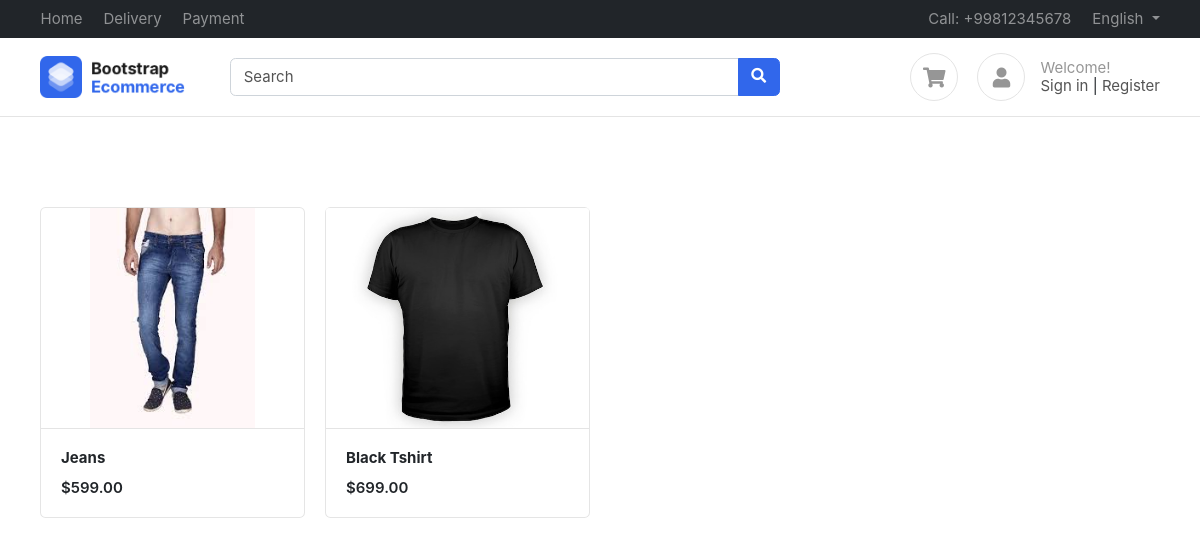
The page / on the database its author committed.
### products/models.py (models this page shows, shortened)
class Product(BaseModel):
    product_name = models.CharField(max_length=100)
    slug = models.SlugField(unique=True,null=True,blank=True)
    price = models.IntegerField()
    category = models.ForeignKey(Category, on_delete=models.CASCADE,related_name="products")
    product_description = models.TextField()
    color = models.ManyToManyField(ColorVariant,blank=True)
    size = models.ManyToManyField(SizeVariant,blank=True)

class ProductImage(BaseModel):
    product = models.ForeignKey(Product, on_delete=models.CASCADE, related_name="product_images")
    image = models.ImageField(upload_to="product")
    is_featured = models.BooleanField(default=False)

### home/views.py (the view)
# urls.py: path('',index,name='index'),
def index(request):
    context = {'products': Product.objects.all()}
    return render(request,'home/index.html',context)

### templates/home/index.html
{% extends "base/base.html"%}
{% block start %}
<div class="container mt-5 pt-5">
    <div class="row">
        {% for product in products %}
        <div class="col-md-3">
            <figure class="card card-product-grid">
                <div class="img-wrap"> <img src="/media/{{product.product_images.first.image}}"> </div>
                <figcaption class="info-wrap border-top">
                    <a href="{% url 'get_products' product.slug %}" class="title"><b>{{product.product_name}}</b></a>
                    <div class="price mt-2">${{product.price}}.00</div>
                </figcaption>
            </figure>
        </div>
        {% endfor %}
        </div>
    </div>
{% endblock %}

### public/static/css/ui.css (style rules this page uses)
html { font-family: 'Inter', sans-serif; font-size: 15px; }
.img-wrap { text-align: center; display: block; }
.img-wrap img { max-width: 100%; }
figure { margin-bottom: 0; }
.card .title { color: #212529; }
[class*='card-product'] a.title { color: #212529; display: block; }
[class*='card-product'] .img-wrap { overflow: hidden; position: relative; }
[class*='card-product'] .img-wrap img { height: 100%; max-width: 100%; width: auto; display: inline-block; object-fit: cover; }
.card-product-grid { margin-bottom: 20px; }
.card-product-grid .img-wrap { border-radius: 0.2rem 0.2rem 0 0; height: 220px; }
.card-product-grid .info-wrap { overflow: hidden; padding: 18px 20px; }
.card .img-wrap { overflow: hidden; }
.price { font-weight: 600; color: #212529; }

### rows shown on the page
Product: product_images.first.image (picture), product_name "Jeans", price "599"
Product: product_images.first.image (picture), product_name "Black Tshirt", price "699"
